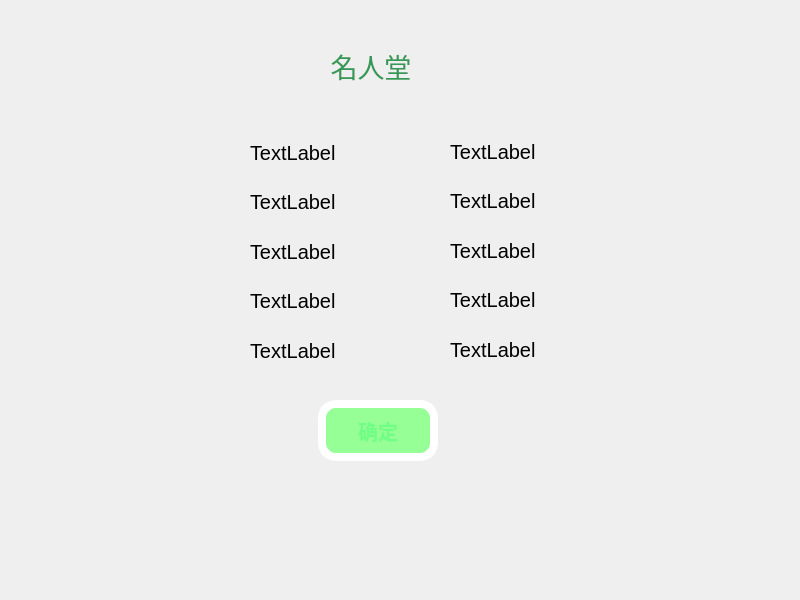
<?xml version="1.0" encoding="UTF-8"?>
<ui version="4.0">
 <class>Dialog2</class>
 <widget class="QDialog" name="Dialog2">
  <property name="geometry">
   <rect>
    <x>0</x>
    <y>0</y>
    <width>800</width>
    <height>600</height>
   </rect>
  </property>
  <property name="windowTitle">
   <string>Hall of Fame</string>
  </property>
  <widget class="QLabel" name="label">
   <property name="geometry">
    <rect>
     <x>286</x>
     <y>31</y>
     <width>170</width>
     <height>71</height>
    </rect>
   </property>
   <property name="styleSheet">
    <string notr="true"> color:rgba(0,129,43,200);                                                                 </string>
   </property>
   <property name="text">
    <string>&lt;html&gt;&lt;head/&gt;&lt;body&gt;&lt;p align=&quot;center&quot;&gt;&lt;span style=&quot; font-size:20pt;&quot;&gt;名人堂&lt;/span&gt;&lt;/p&gt;&lt;/body&gt;&lt;/html&gt;</string>
   </property>
  </widget>
  <widget class="QPushButton" name="pushButton">
   <property name="geometry">
    <rect>
     <x>318</x>
     <y>400</y>
     <width>120</width>
     <height>61</height>
    </rect>
   </property>
   <property name="styleSheet">
    <string notr="true">QPushButton{
                   background-color:rgb(150,255,150);
                   border-style:outset;                
                   border-width:8px;                   
                   border-radius:18px;                   
                   border-color:rgb(255,255,255);
                   font:bold 20px; 
				 color:rgba(102,255,129,200);                                                                 
                   padding:6px;                          
                   
}
 QPushButton:pressed{
                   background-color:rgba(100,200,150,200);
                   border-color:rgba(255,255,255,30);
                   border-style:inset;
                   color:rgba(255,127,0,100);
                   }
                 
 QPushButton:hover{
 				background-color:rgba(100,255,150,200);
                  border-color:rgba(255,255,255,200);
                  color:rgba(255,127,0,200);
                   }</string>
   </property>
   <property name="text">
    <string>确定</string>
   </property>
  </widget>
  <widget class="QWidget" name="layoutWidget">
   <property name="geometry">
    <rect>
     <x>250</x>
     <y>131</y>
     <width>92</width>
     <height>241</height>
    </rect>
   </property>
   <layout class="QVBoxLayout" name="verticalLayout">
    <item>
     <widget class="QLabel" name="label_2">
      <property name="styleSheet">
       <string notr="true">font:20px</string>
      </property>
      <property name="text">
       <string>TextLabel</string>
      </property>
     </widget>
    </item>
    <item>
     <widget class="QLabel" name="label_3">
      <property name="styleSheet">
       <string notr="true">font:20px
</string>
      </property>
      <property name="text">
       <string>TextLabel</string>
      </property>
     </widget>
    </item>
    <item>
     <widget class="QLabel" name="label_4">
      <property name="styleSheet">
       <string notr="true">font:20px</string>
      </property>
      <property name="text">
       <string>TextLabel</string>
      </property>
     </widget>
    </item>
    <item>
     <widget class="QLabel" name="label_5">
      <property name="styleSheet">
       <string notr="true">font:20px</string>
      </property>
      <property name="text">
       <string>TextLabel</string>
      </property>
     </widget>
    </item>
    <item>
     <widget class="QLabel" name="label_6">
      <property name="styleSheet">
       <string notr="true">font:20px</string>
      </property>
      <property name="text">
       <string>TextLabel</string>
      </property>
     </widget>
    </item>
   </layout>
  </widget>
  <widget class="QWidget" name="layoutWidget">
   <property name="geometry">
    <rect>
     <x>450</x>
     <y>130</y>
     <width>92</width>
     <height>241</height>
    </rect>
   </property>
   <layout class="QVBoxLayout" name="verticalLayout_2">
    <item>
     <widget class="QLabel" name="label_7">
      <property name="styleSheet">
       <string notr="true">font:20px</string>
      </property>
      <property name="text">
       <string>TextLabel</string>
      </property>
     </widget>
    </item>
    <item>
     <widget class="QLabel" name="label_8">
      <property name="styleSheet">
       <string notr="true">font:20px</string>
      </property>
      <property name="text">
       <string>TextLabel</string>
      </property>
     </widget>
    </item>
    <item>
     <widget class="QLabel" name="label_9">
      <property name="styleSheet">
       <string notr="true">font:20px</string>
      </property>
      <property name="text">
       <string>TextLabel</string>
      </property>
     </widget>
    </item>
    <item>
     <widget class="QLabel" name="label_10">
      <property name="styleSheet">
       <string notr="true">font:20px</string>
      </property>
      <property name="text">
       <string>TextLabel</string>
      </property>
     </widget>
    </item>
    <item>
     <widget class="QLabel" name="label_11">
      <property name="styleSheet">
       <string notr="true">font:20px</string>
      </property>
      <property name="text">
       <string>TextLabel</string>
      </property>
     </widget>
    </item>
   </layout>
  </widget>
 </widget>
 <resources/>
 <connections/>
</ui>
